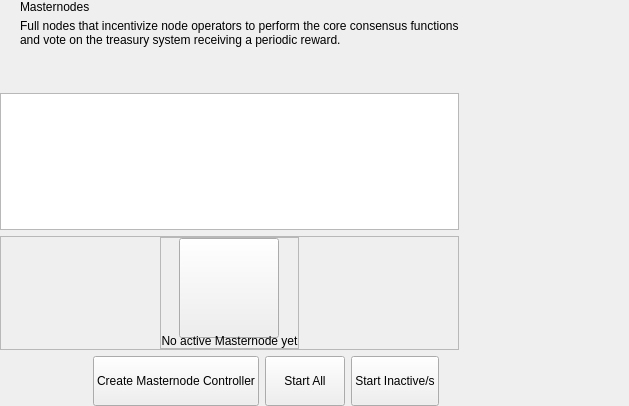
<?xml version="1.0" encoding="UTF-8"?>
<ui version="4.0">
 <class>MasterNodesWidget</class>
 <widget class="QWidget" name="MasterNodesWidget">
  <property name="geometry">
   <rect>
    <x>0</x>
    <y>0</y>
    <width>629</width>
    <height>406</height>
   </rect>
  </property>
  <property name="windowTitle">
   <string>Form</string>
  </property>
  <layout class="QHBoxLayout" name="horizontalLayout_2" stretch="2,1">
   <property name="spacing">
    <number>0</number>
   </property>
   <property name="leftMargin">
    <number>0</number>
   </property>
   <property name="topMargin">
    <number>0</number>
   </property>
   <property name="rightMargin">
    <number>0</number>
   </property>
   <property name="bottomMargin">
    <number>0</number>
   </property>
   <item>
    <widget class="QWidget" name="left" native="true">
     <layout class="QVBoxLayout" name="verticalLayout_3">
      <property name="leftMargin">
       <number>0</number>
      </property>
      <property name="topMargin">
       <number>0</number>
      </property>
      <property name="rightMargin">
       <number>0</number>
      </property>
      <property name="bottomMargin">
       <number>0</number>
      </property>
      <item>
       <layout class="QVBoxLayout" name="verticalLayout_2">
        <property name="spacing">
         <number>6</number>
        </property>
        <item>
         <layout class="QHBoxLayout" name="horizontalLayout_3">
          <property name="spacing">
           <number>0</number>
          </property>
          <property name="leftMargin">
           <number>20</number>
          </property>
          <item>
           <layout class="QVBoxLayout" name="verticalLayout_8">
            <property name="spacing">
             <number>5</number>
            </property>
            <item>
             <widget class="QLabel" name="labelTitle">
              <property name="text">
               <string>Masternodes</string>
              </property>
             </widget>
            </item>
            <item alignment="Qt::AlignTop">
             <widget class="QLabel" name="labelSubtitle1">
              <property name="text">
               <string>Full nodes that incentivize node operators to perform the core consensus functions
and vote on the treasury system receiving a periodic reward.</string>
              </property>
             </widget>
            </item>
           </layout>
          </item>
          <item>
           <spacer name="horizontalSpacer">
            <property name="orientation">
             <enum>Qt::Horizontal</enum>
            </property>
            <property name="sizeHint" stdset="0">
             <size>
              <width>40</width>
              <height>20</height>
             </size>
            </property>
           </spacer>
          </item>
         </layout>
        </item>
        <item>
         <spacer name="verticalSpacer_2">
          <property name="orientation">
           <enum>Qt::Vertical</enum>
          </property>
          <property name="sizeType">
           <enum>QSizePolicy::Fixed</enum>
          </property>
          <property name="sizeHint" stdset="0">
           <size>
            <width>20</width>
            <height>40</height>
           </size>
          </property>
         </spacer>
        </item>
        <item>
         <layout class="QVBoxLayout" name="verticalLayout_6"/>
        </item>
        <item>
         <widget class="QListView" name="listMn">
          <property name="mouseTracking">
           <bool>true</bool>
          </property>
         </widget>
        </item>
        <item>
         <widget class="QFrame" name="emptyContainer">
          <property name="minimumSize">
           <size>
            <width>0</width>
            <height>100</height>
           </size>
          </property>
          <property name="frameShape">
           <enum>QFrame::StyledPanel</enum>
          </property>
          <property name="frameShadow">
           <enum>QFrame::Raised</enum>
          </property>
          <layout class="QVBoxLayout" name="verticalLayout_7" stretch="1,8">
           <property name="spacing">
            <number>0</number>
           </property>
           <property name="leftMargin">
            <number>0</number>
           </property>
           <property name="topMargin">
            <number>0</number>
           </property>
           <property name="rightMargin">
            <number>0</number>
           </property>
           <property name="bottomMargin">
            <number>0</number>
           </property>
           <item>
            <spacer name="verticalSpacer">
             <property name="orientation">
              <enum>Qt::Vertical</enum>
             </property>
             <property name="sizeHint" stdset="0">
              <size>
               <width>20</width>
               <height>20</height>
              </size>
             </property>
            </spacer>
           </item>
           <item alignment="Qt::AlignHCenter|Qt::AlignVCenter">
            <widget class="QFrame" name="emptyScreen">
             <property name="sizePolicy">
              <sizepolicy hsizetype="Expanding" vsizetype="Expanding">
               <horstretch>0</horstretch>
               <verstretch>0</verstretch>
              </sizepolicy>
             </property>
             <property name="frameShape">
              <enum>QFrame::StyledPanel</enum>
             </property>
             <property name="frameShadow">
              <enum>QFrame::Raised</enum>
             </property>
             <layout class="QVBoxLayout" name="verticalLayout">
              <property name="spacing">
               <number>30</number>
              </property>
              <property name="leftMargin">
               <number>0</number>
              </property>
              <property name="topMargin">
               <number>0</number>
              </property>
              <property name="rightMargin">
               <number>0</number>
              </property>
              <property name="bottomMargin">
               <number>0</number>
              </property>
              <item alignment="Qt::AlignHCenter|Qt::AlignVCenter">
               <widget class="QPushButton" name="pushImgEmpty">
                <property name="minimumSize">
                 <size>
                  <width>100</width>
                  <height>100</height>
                 </size>
                </property>
                <property name="maximumSize">
                 <size>
                  <width>100</width>
                  <height>100</height>
                 </size>
                </property>
                <property name="focusPolicy">
                 <enum>Qt::NoFocus</enum>
                </property>
                <property name="text">
                 <string/>
                </property>
                <property name="iconSize">
                 <size>
                  <width>100</width>
                  <height>100</height>
                 </size>
                </property>
               </widget>
              </item>
              <item alignment="Qt::AlignHCenter|Qt::AlignVCenter">
               <widget class="QLabel" name="labelEmpty">
                <property name="styleSheet">
                 <string notr="true"/>
                </property>
                <property name="text">
                 <string>No active Masternode yet</string>
                </property>
                <property name="alignment">
                 <set>Qt::AlignCenter</set>
                </property>
               </widget>
              </item>
             </layout>
            </widget>
           </item>
          </layout>
         </widget>
        </item>
        <item>
         <layout class="QHBoxLayout" name="horizontalLayout_7">
          <property name="rightMargin">
           <number>20</number>
          </property>
          <item>
           <spacer name="horizontalSpacer_5">
            <property name="orientation">
             <enum>Qt::Horizontal</enum>
            </property>
            <property name="sizeType">
             <enum>QSizePolicy::Expanding</enum>
            </property>
            <property name="sizeHint" stdset="0">
             <size>
              <width>40</width>
              <height>20</height>
             </size>
            </property>
           </spacer>
          </item>
          <item>
           <widget class="QPushButton" name="pushButtonSave">
            <property name="minimumSize">
             <size>
              <width>0</width>
              <height>50</height>
             </size>
            </property>
            <property name="maximumSize">
             <size>
              <width>400</width>
              <height>50</height>
             </size>
            </property>
            <property name="focusPolicy">
             <enum>Qt::NoFocus</enum>
            </property>
            <property name="text">
             <string>Create Masternode Controller</string>
            </property>
           </widget>
          </item>
          <item>
           <widget class="QPushButton" name="pushButtonStartAll">
            <property name="minimumSize">
             <size>
              <width>0</width>
              <height>50</height>
             </size>
            </property>
            <property name="text">
             <string>Start All</string>
            </property>
           </widget>
          </item>
          <item>
           <widget class="QPushButton" name="pushButtonStartMissing">
            <property name="minimumSize">
             <size>
              <width>0</width>
              <height>50</height>
             </size>
            </property>
            <property name="text">
             <string>Start Inactive/s</string>
            </property>
           </widget>
          </item>
         </layout>
        </item>
       </layout>
      </item>
     </layout>
    </widget>
   </item>
   <item>
    <widget class="QWidget" name="right" native="true">
     <layout class="QVBoxLayout" name="verticalLayout_5">
      <property name="leftMargin">
       <number>0</number>
      </property>
      <property name="topMargin">
       <number>0</number>
      </property>
      <property name="rightMargin">
       <number>0</number>
      </property>
      <property name="bottomMargin">
       <number>0</number>
      </property>
      <item>
       <layout class="QVBoxLayout" name="verticalLayout_4">
        <property name="spacing">
         <number>6</number>
        </property>
        <item>
         <widget class="OptionButton" name="btnAbout" native="true">
          <property name="minimumSize">
           <size>
            <width>0</width>
            <height>50</height>
           </size>
          </property>
         </widget>
        </item>
        <item>
         <widget class="OptionButton" name="btnAboutController" native="true">
          <property name="minimumSize">
           <size>
            <width>0</width>
            <height>50</height>
           </size>
          </property>
         </widget>
        </item>
        <item>
         <spacer name="verticalSpacer_5">
          <property name="orientation">
           <enum>Qt::Vertical</enum>
          </property>
          <property name="sizeHint" stdset="0">
           <size>
            <width>20</width>
            <height>40</height>
           </size>
          </property>
         </spacer>
        </item>
       </layout>
      </item>
     </layout>
    </widget>
   </item>
  </layout>
 </widget>
 <customwidgets>
  <customwidget>
   <class>OptionButton</class>
   <extends>QWidget</extends>
   <header>qt/pivx/optionbutton.h</header>
   <container>1</container>
  </customwidget>
 </customwidgets>
 <resources/>
 <connections/>
</ui>
